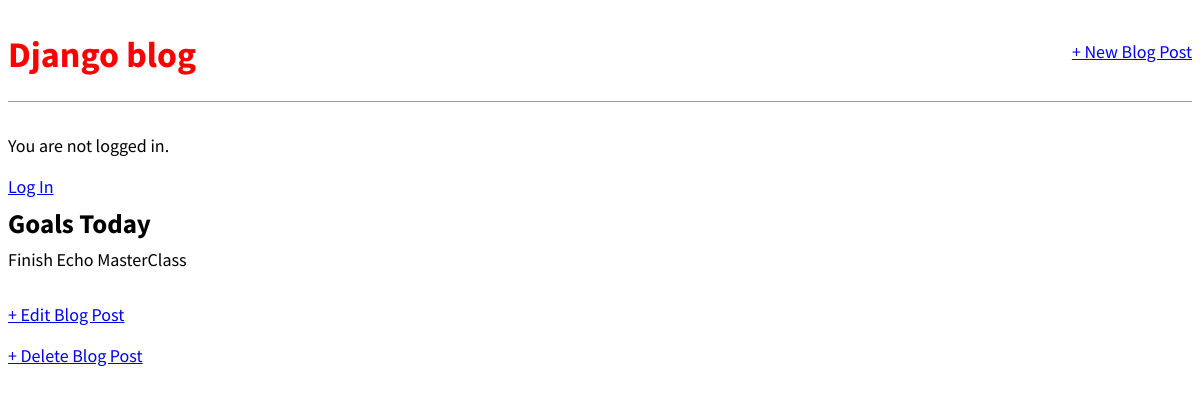
/post/1/, run on an earlier commit of the app's database.
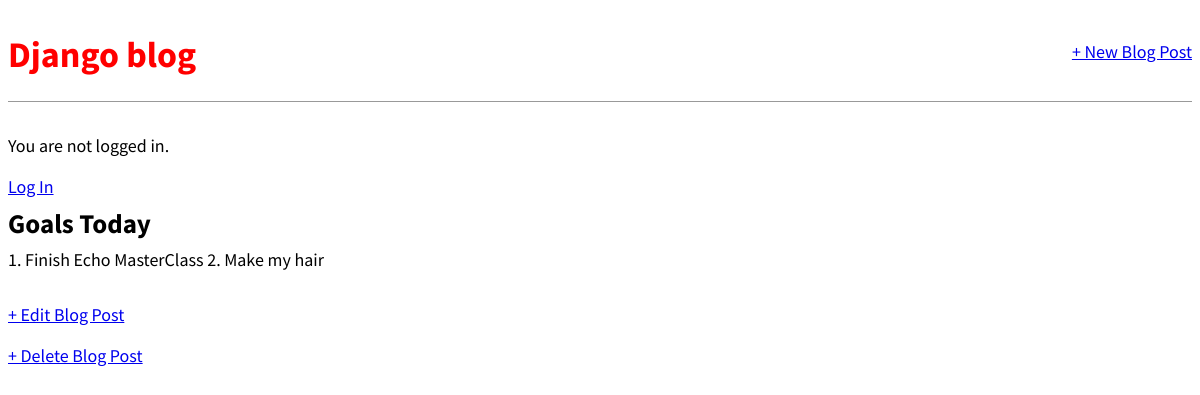
And on a later commit of the database.
### blog/models.py (models this page shows, shortened)
class Post(models.Model):
    title = models.CharField(max_length=200)
    author = models.ForeignKey(
        'auth.User',
        on_delete = models.CASCADE,
    )
    body = models.TextField()

### blog/views.py (the view)
# urls.py: path('post/<int:pk>/', BlogDetailView.as_view(), name='post_info'),
class BlogDetailView(DetailView):
    model = Post
    template_name = 'blog/post_detail.html'

### blog/templates/blog/post_detail.html
{% extends 'base.html' %}
{% block content %}
    <section class="post-entry">
        <h2>{{ post.title }}</h2>
        <p>{{ post.body }}</p>
    </section>
    <p><a href="{% url 'post_edit' post.pk %}">+ Edit Blog Post</a></p>
    <p><a href="{% url 'delete_post' post.pk %}">+ Delete Blog Post</a></p>
{% endblock content %}

What changed in the data, as far as the page shows it:
changed Post "Goals Today": body "Finish Echo MasterClass" → "1. Finish Echo MasterClass 2. Make my hair"
